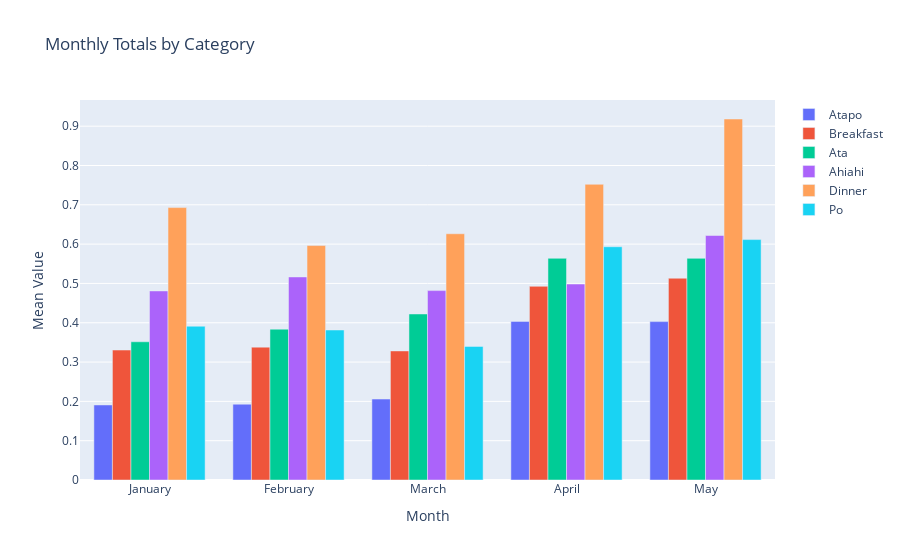

The notebook cell this image was saved under:
### Code cell
import plotly.graph_objects as go
import pandas as pd

df = combined_df.copy()
df['Category'] = df['d_time1']

# Create a bar chart
# Aggregate to monthly totals
df_monthly = df.groupby(['Month', 'Category'])['usage'].mean().reset_index()

ordered_months = ["January", "February", "March", "April", "May", "June",
      "July", "August", "September", "October", "November", "December"]

# sorting data accoring to ordered_months
df_monthly['to_sort']=df_monthly['Month'].apply(lambda x:ordered_months.index(x))
df_monthly = df_monthly.sort_values('to_sort')

ordered_dayparts = ["Atapo", "Breakfast", "Ata", "Ahiahi", "Dinner", "Po"]

fig = go.Figure()
for category in ordered_dayparts:
    df_category = df_monthly[df_monthly['Category'] == category]
    fig.add_trace(go.Bar(x=df_category['Month'], y=df_category['usage'], name=category))

fig.update_layout(
    title='Monthly Totals by Category',
    xaxis_title='Month',
    yaxis_title='Mean Value',
    barmode='group' # Display bars side by side
)

fig.show()

### Figure 1 — Plotly figure (JSON) as saved in the notebook; plotly's stock layout.template omitted (floating-point values rounded to 4 significant figures)
{"data": [{"name": "Atapo", "type": "bar", "x": ["January", "February", "March", "April", "May"], "y": [0.1909, 0.1929, 0.2059, 0.4035, 0.4029]}, {"name": "Breakfast", "type": "bar", "x": ["January", "February", "March", "April", "May"], "y": [0.3306, 0.3379, 0.3283, 0.4927, 0.5133]}, {"name": "Ata", "type": "bar", "x": ["January", "February", "March", "April", "May"], "y": [0.3516, 0.3837, 0.4223, 0.5639, 0.5638]}, {"name": "Ahiahi", "type": "bar", "x": ["January", "February", "March", "April", "May"], "y": [0.4809, 0.5165, 0.4818, 0.4984, 0.6219]}, {"name": "Dinner", "type": "bar", "x": ["January", "February", "March", "April", "May"], "y": [0.6929, 0.5963, 0.6264, 0.7522, 0.9183]}, {"name": "Po", "type": "bar", "x": ["January", "February", "March", "April", "May"], "y": [0.3912, 0.3815, 0.3398, 0.5933, 0.6115]}], "layout": {"barmode": "group", "title": {"text": "Monthly Totals by Category"}, "xaxis": {"title": {"text": "Month"}}, "yaxis": {"title": {"text": "Mean Value"}}}}
